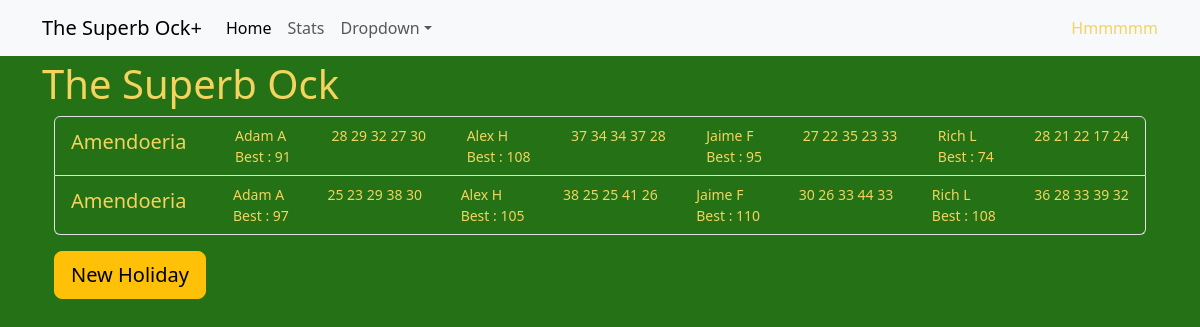
Before: /the-superb-ock/ with the older database file.
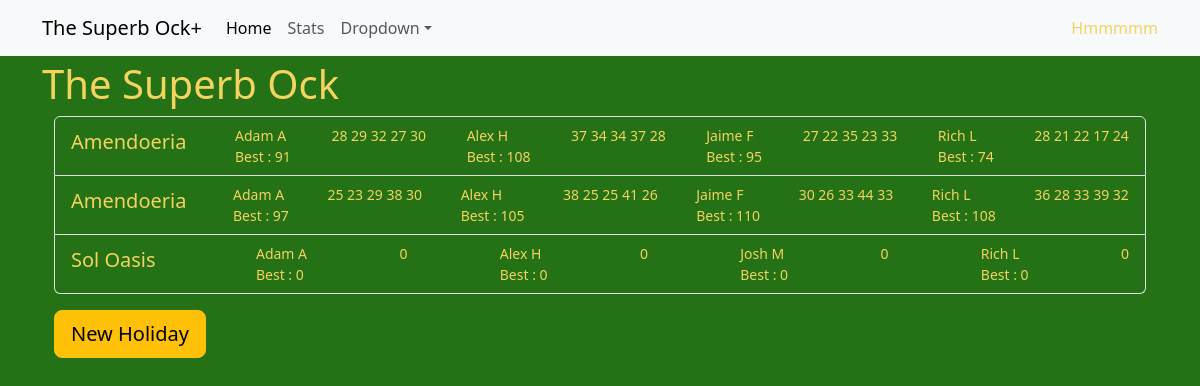
After: the same page with the newer database file.
### tournaments/models.py (models this page shows, shortened)
class Holiday(models.Model):
    resort = models.ForeignKey(Resort,on_delete=models.CASCADE)
    tournament = models.ForeignKey(Tournament,on_delete=models.CASCADE)
    holiday_number = models.IntegerField()
    slug = models.SlugField(default="", null=False)

class Resort(models.Model):
    name = models.CharField(max_length=20)
    country = models.CharField(max_length=20)
    latitude = models.DecimalField(decimal_places=6,max_digits=9)
    longitude = models.DecimalField(decimal_places=6,max_digits=9)
    def __str__(self) -> str:
        return f"{self.name}"

class Player(models.Model):
    first_name = models.CharField(max_length=20)
    last_name = models.CharField(max_length=20)
    handedness = models.CharField(max_length=20)
    championships = models.IntegerField()
    def __str__(self) -> str:
        return f"{self.first_name} {self.last_name}"

### tournaments/views.py (the view, shortened to what this page needs)
# urls.py: path('<slug:tournament>/',views.TournamentView.as_view(),name='tournament'),
class TournamentView(View):
    template_name = 'tournaments/tournament.html'
    def catch(self,player):
            try:
                return Handicap.objects.filter(player=player).order_by('-holiday__holiday_number')[0].handicap_index
            except:
                return ""
    def get(self, request, tournament):
        selected_tournament = Tournament.objects.filter(slug=tournament).get()
        holidays = Holiday.objects.filter(tournament=selected_tournament)
        resorts = Resort.objects.all()
        player_by_handicap = Handicap.objects.all().order_by('-holiday__holiday_number')
        players = Player.objects.all()
        player_list = [[player, self.catch(player)] for player in players]
        scores = Score.objects.all()
        rounds = GolfRound.objects.all()
        holiday_set = []
        for holiday in holidays:
            data = []
            for player in Handicap.objects.filter(holiday=holiday).order_by('player__first_name'):
                top_scores = []
                for golf_round in rounds.filter(holiday=holiday):
                    top_scores.append(getPlayerScore(golf_round,player.player))
                top_3 = sorted(top_scores)
                data.append([player.player,top_scores,sum(top_3[-3:])])
            holiday_set.append([player.holiday,data])
        context = {
            'holidays': holidays,
            'tournament': tournament,
            'selected_tournament': selected_tournament,
            'resorts':resorts,
            'players':player_list,
            'holiday_set':holiday_set}
        return render(request, self.template_name, context)

### tournaments/models.py (called while the page is built)
    def __str__(self):
        return f'{self.name}'

### tournaments/views.py (called while the page is built)
def getPlayerScore(golf_round,player):
    scores = Score.objects.filter(player=player,golf_round=golf_round)
    stableford = sum([score.stableford_score if score.stableford_score != None else 0 for score in scores])
    return stableford

### tournaments/templates/tournaments/tournament.html (shortened to what this page needs)
{% extends 'tournaments/base.html' %} {% block content %}
<h1>{{selected_tournament}}</h1>
<div class="container">
  <div class="row">
    <div class="col">
      <ul class="list-group">
        {% for holiday in holiday_set %}
        <a class="list-group-item list-group-item-action "
          href="{% url 'rounds' tournament=tournament holiday=holiday.0.slug %}">
          <div class="d-flex w-100 justify-content-between">
            <h5 class="d-flex align-items-center me-2">{{holiday.0.resort}}</h5>
            {% for player in holiday.1 %}
              <small class="b-1">{{player.0.first_name}} {{player.0.last_name|first}}<br>Best : {{player.2}}</small>
                <small class="b-1 d-none d-xl-block">{% for score in player.1 %}
                {{score}}
                {% endfor %} </small>
            {% endfor %}
          </div>
        </a>
        {% endfor %}
      </ul>
    </div>
  </div>
  <div class="row">
    <div class="col">
      <button type="button" class="btn btn-warning btn-lg text-nowrap my-3" data-bs-toggle="modal"
        data-bs-target="#modalId">
        New Holiday
      </button>
    </div>
  </div>
  {% endblock content%}

Changed rows visible on the page:
added Holiday: resort.name "Sol Oasis", Player (first_name "Adam", last_name "A", championships "0", 1 "0"), Player (first_name "Alex", last_name "H", player "0", 1 "0"), Player (first_name "Rich", last_name "L", championships "0", 1 "0")
now on this page (row unchanged): Player: first_name "Josh", last_name "M", championships "0", 1 "0", shown under "Sol Oasis"
